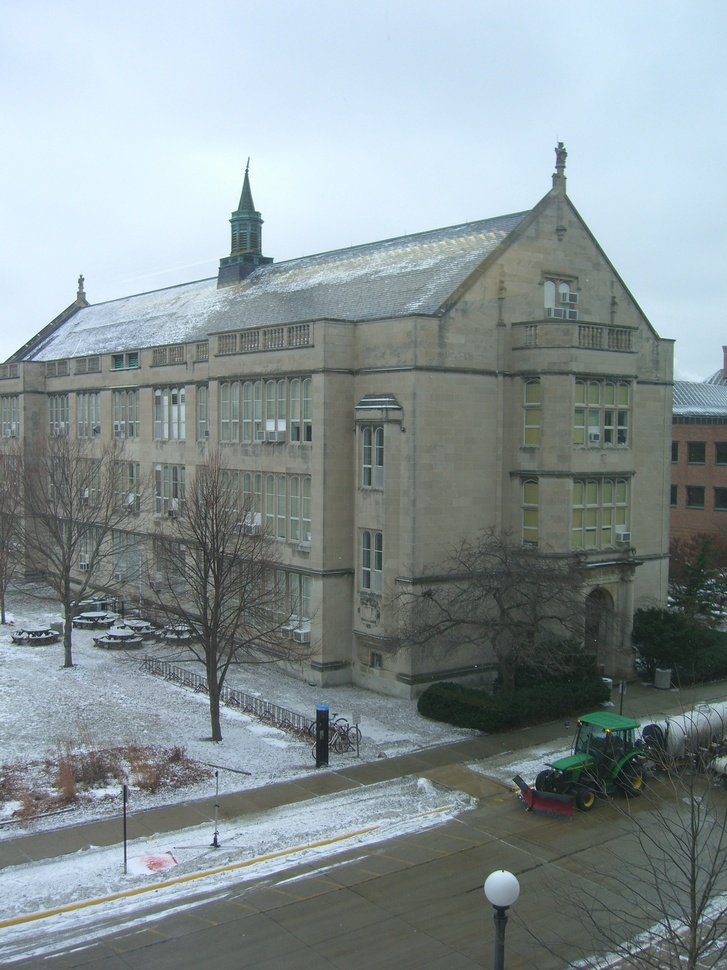
#> input picture HM_1/CIMG6476.JPG, 727 x 970 px, shrunk from 2112 x 2816 before the run, given in place of hotel.seq0.png, which was not available
$ python FeatureTracker.py 3   (older library calls are emulated)
#> lines starting #> are read from the running program, lines starting #| are printed output that depends on the picture; pictures that were not available may be replaced by others from this repository, and a replacement may not be noted
#| (970, 727)
import cv2
import matplotlib.pyplot as plt
import numpy as np
import math
import os
import random
import argparse


def non_max_suppression(img, path_size = 5):

    N_rows, N_cols = img.shape
    suppress = np.zeros(img.shape)

    for i in range(2, N_rows-2):
        for j in range(2, N_cols-2):
            patch = img[i-2:i+3, j-2:j+3]
            if(img[i,j] < np.max(patch)):
                continue
            else:
                suppress[i,j] = img[i,j]

    # plt.subplot(121), plt.imshow(img, cmap="gray"), plt.title("input")
    # plt.subplot(122), plt.imshow(suppress), plt.title("suppress")
    # plt.show()

    return suppress

def harrgetKeypointsis(img, tau = 10000000):

    # gray = cv2.cvtColor(img, cv2.COLOR_BGR2GRAY)
#> called with tau = 10000000
    N_rows, N_cols = img.shape
#> N_rows = 970; N_cols = 727

    sobelx = cv2.Sobel(img,cv2.CV_64F,1,0)
    sobely = cv2.Sobel(img,cv2.CV_64F,0,1)
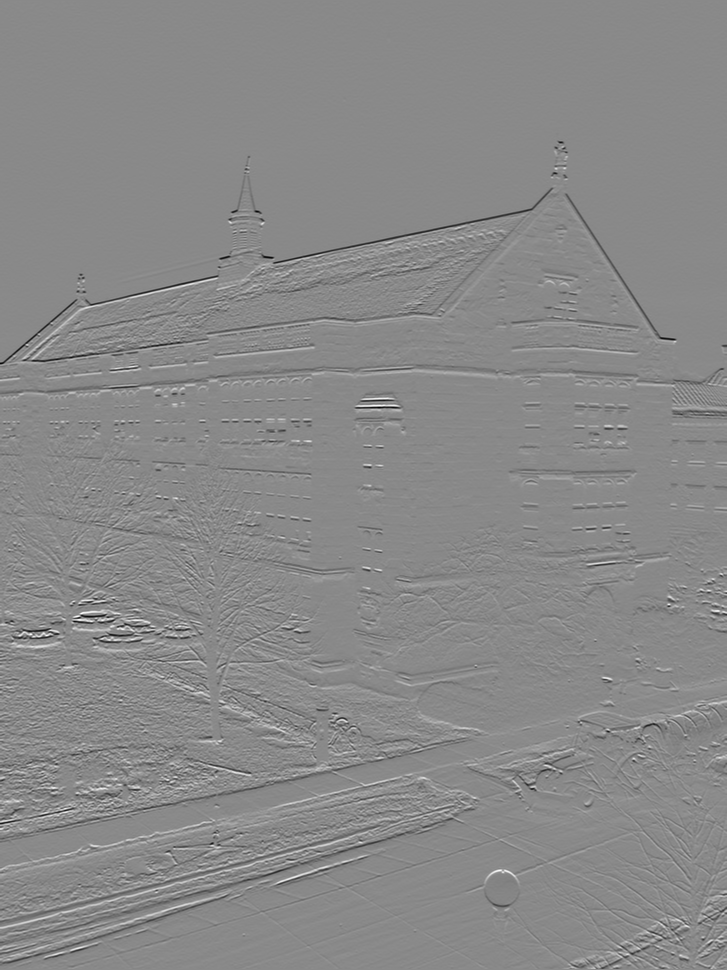
#> sobely: shape (970, 727) float64; min -690, max 590, mean -1.1; drawn with min black and max white
    sigma = 0
    Ixx = cv2.GaussianBlur(sobelx**2, (5, 5), sigma)
    Ixy = cv2.GaussianBlur(sobelx*sobely, (5, 5), sigma)
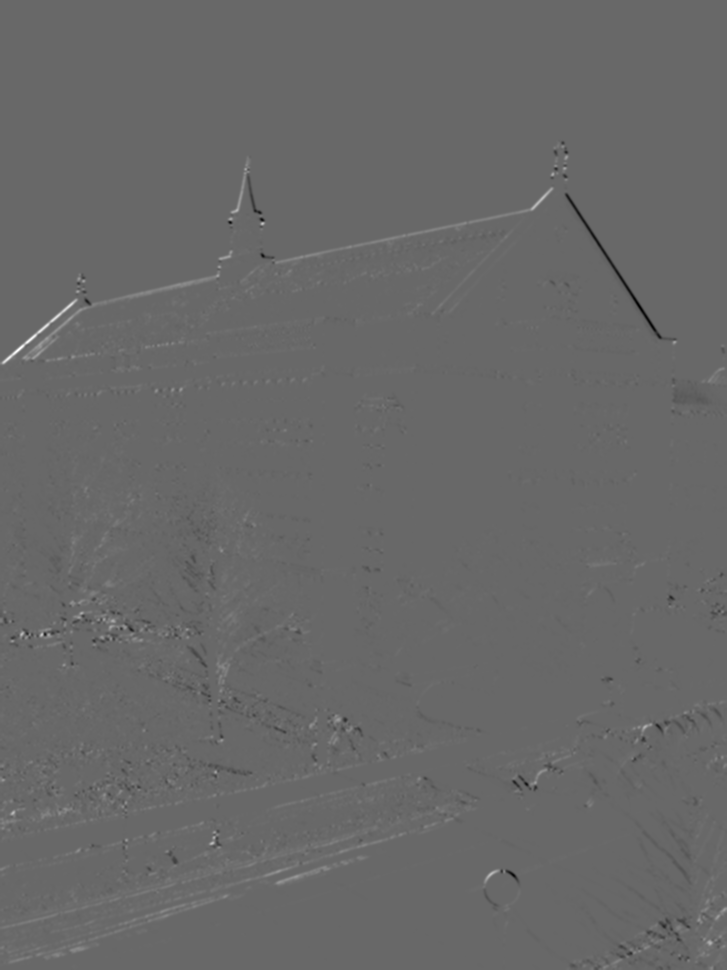
#> Ixy: shape (970, 727) float64; min -82310.1, max 118716.7, mean 184.8; drawn with min black and max white
    Iyy = cv2.GaussianBlur(sobely**2, (5, 5), sigma)
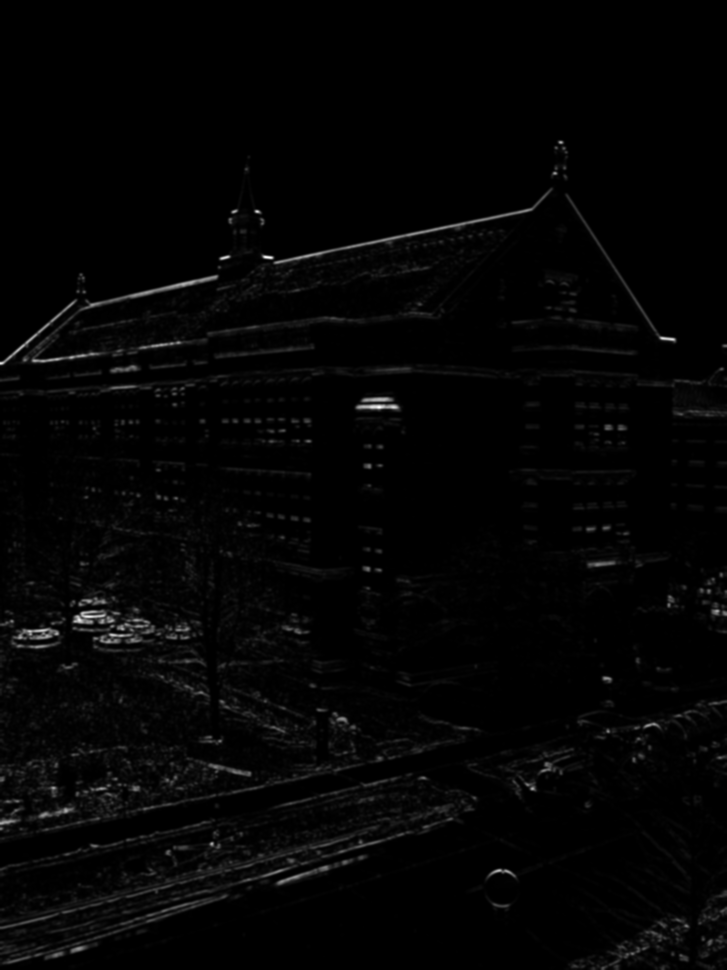
#> Iyy: shape (970, 727) float64; min 0, max 206972.9, mean 3743.3; drawn with min black and max white

    a = 0.05
    # determinant
    detM = Ixx * Iyy - Ixy ** 2
    # trace
    traceM = Ixx + Iyy

    harris_response = detM - a * traceM ** 2
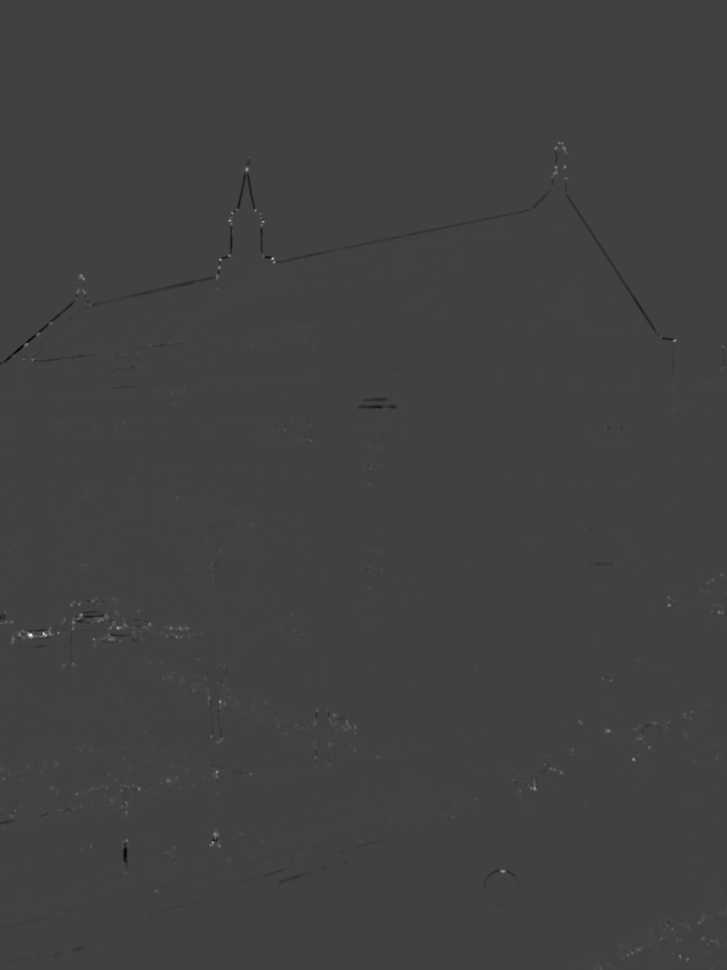
#> harris_response: shape (970, 727) float64; min -2.88e+09, max 8.35e+09, mean 3800457.8; drawn with min black and max white

    for i in range(N_rows):
        for j in range(N_cols):
            if(harris_response[i,j] > -tau and harris_response[i,j]<tau):
                harris_response[i,j] = 0

    harris_response = non_max_suppression(harris_response)

    keyXs = []
    keyYs = []
    for i in range(N_rows):
        for j in range(N_cols):
            if harris_response[i,j] > 0:
                # this is a corner
                keyXs.append(i)
                keyYs.append(j)
#> after the loop, keyXs = 3226 values from 143 to 967
            # elif r < 0:
            #     # this is an edge
            #     img_copy_for_edges[i, j] = [0,255,0]

    plt.subplot(121), plt.imshow(img, cmap="gray"), plt.title("input")
    plt.subplot(122), plt.imshow(img, cmap="gray"), plt.title("corners")
    plt.scatter(keyYs, keyXs, c="r", s=1)
    plt.show()
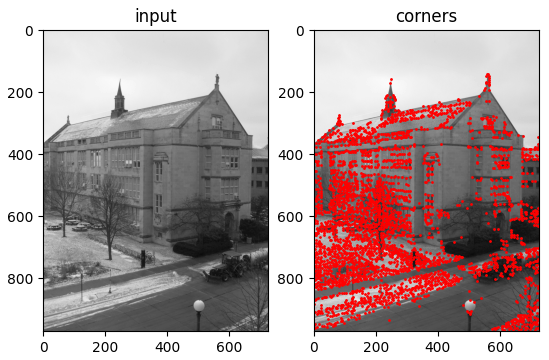
#> figure drawn by matplotlib, 2 panels
    plt.savefig("harrget_Keypointsis.jpg")
    return keyXs, keyYs

def check_out(N_rows, N_cols, x, y):

    patch_size = 15
    offset = 7

    if(x-offset < 0 or x-offset+patch_size >= N_rows or y-offset < 0 or y-offset+patch_size >= N_cols):
        return True

    else:
        return False

def interpolate(img, x, y):
    # input an image and output a 15x15 interpolate patch

    u = x-math.floor(x)
    v = y-math.floor(y)

    # plt.subplot(121), plt.imshow(img[math.floor(x)-7:math.floor(x)+8, math.floor(y)-7:math.floor(y)+8])
    try:
        patch_inter = np.zeros((15, 15))
        for i in range(15):
            for j in range(15):
                p = int(x-7-u+i)
                q = int(y-7-v+j)
                patch_inter[i, j] = (img[p, q]*(1-v) + img[p, q+1]*v) * (1-u)+\
                                    (img[p+1,q]*(1-v)+ img[p+1,q+1]*v) * (u)
        # plt.subplot(122), plt.imshow(patch_inter)
        # plt.show()
        return patch_inter
    except:
        return None

def predictTranslationAll(keyXs, keyYs, im0, im1):

    print("{} points to track".format(len(keyXs)))

    N_rows, N_cols = im0.shape

    # blur with Gaussian
    im0 = cv2.GaussianBlur(im0, (5, 5), 0)
    im1 = cv2.GaussianBlur(im1, (5, 5), 0)

    W_size = 15
    offset = (W_size-1)//2

    sobelx = cv2.Sobel(im0,cv2.CV_64F,1,0)
    sobely = cv2.Sobel(im0,cv2.CV_64F,0,1)

    newXs, newYs = np.copy(keyXs).astype(float), np.copy(keyYs).astype(float)
    out_point = []
    outXs = []
    outYs = []

    iter_max = 30

    for i in range(len(keyXs)):
        x = int(keyXs[i])
        y = int(keyYs[i])

        patch_Ix = sobelx[x-offset:x+offset+1, y-offset:y+offset+1]
        patch_Iy = sobely[x-offset:x+offset+1, y-offset:y+offset+1]
        A = np.array([[np.sum(patch_Ix * patch_Ix), np.sum(patch_Ix * patch_Iy)], [np.sum(patch_Ix * patch_Iy), np.sum(patch_Iy * patch_Iy)]])
        for j in range(iter_max):
            _x = newXs[i]
            _y = newYs[i]

            if(check_out(N_rows, N_cols, _x, _y)):
                out_point.append(i)
                break
            patch_next = interpolate(im1, _x, _y)
            patch_now = im0[x-offset:x+offset+1, y-offset:y+offset+1]
            patch_It = patch_next - patch_now
            b =  -1* np.array([[np.sum(patch_Ix*patch_It)],[np.sum(patch_Iy*patch_It)]])
            solution = np.linalg.solve(A, b)

            u = solution[1]
            v = solution[0]

            newXs[i] = newXs[i] + u
            newYs[i] = newYs[i] + v

            if np.sqrt(u**2+ v**2) <= 0.01:
                break

    for i in range(len(out_point)-1, -1, -1):
        pop_index = out_point[i]
        print("move out:", pop_index)
        outXs.append(newXs[pop_index])
        outYs.append(newYs[pop_index])

        newXs = np.delete(newXs, pop_index)
        newYs = np.delete(newYs, pop_index)

    return newXs, newYs, outXs, outYs


if __name__ == "__main__":

    parser = argparse.ArgumentParser(description='track_num')
    parser.add_argument('track_num', type=int, help='input track_num', default=20)
    args = parser.parse_args()

    # task a

    img_src = r"images\hotel.seq0.png"
    img = cv2.imread(img_src, 0)
    print(img.shape)
    keyXs, keyYs = harrgetKeypointsis(img)
#> keyXs = 3226 values from 143 to 967; keyYs = 3226 values, max 724 at index 520, min 2 at index 1834, mean 281

    if(args.track_num > len(keyXs)):
        print("Too many points to track!")

    # task b
    else:

        im1 = cv2.imread(r"images\hotel.seq1.png", 0)
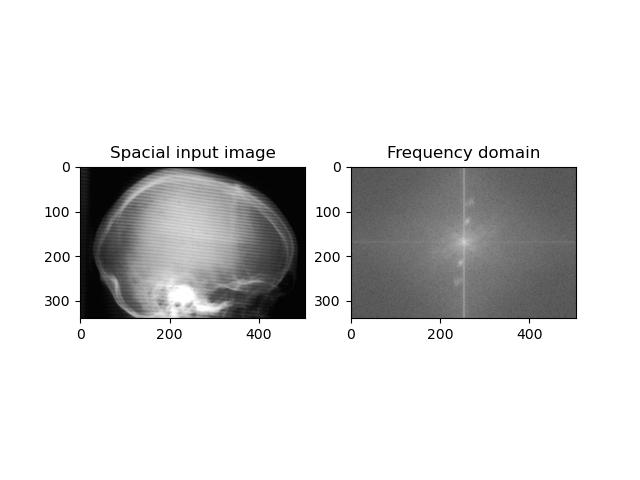
#> input picture HM_2/Problem1/images/Spacial&Frequencial_1.jpg, 640 x 480 px, given in place of hotel.seq1.png, which was not available
#> im1 is the input picture: shape (480, 640); min 0, max 255, mean 219

        random_index = random.sample(range(len(keyXs)), args.track_num)
#> random_index = [1577, 3104, 1722]
        print(random_index)
#| [1577, 3104, 1722]

        StartXs = [keyXs[i] for i in random_index]
#> StartXs = [627, 919, 658]
        StartYs = [keyYs[i] for i in random_index]
#> StartYs = [134, 690, 187]

        plt.subplot(121)
        plt.imshow(img, cmap="gray"), plt.title("1 step")
        plt.scatter(StartYs, StartXs, s=6, c='w', marker='o', edgecolors='g')
        newXs, newYs, outXs, outYs= predictTranslationAll(StartXs, StartYs, img, im1)
#| 3 points to track
#> in predictTranslationAll, `im1 = cv2.GaussianBlur(im1, (5, 5), 0)`:
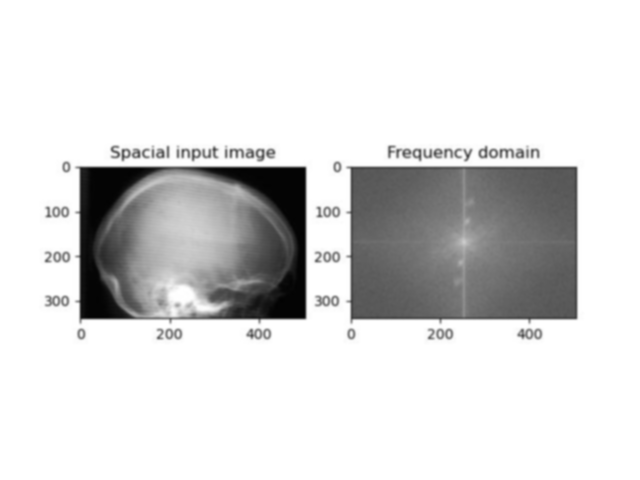
#> im1: shape (480, 640); min 2, max 255, mean 219
#> in predictTranslationAll, `newXs, newYs = np.copy(keyXs).astype(float), np.copy(keyYs).astype(flo..`: newXs = [627, 919, 658]; newYs = [134, 690, 187]
#> the loop in predictTranslationAll, `for i in range(len(keyXs)):` made 1 pass
#> (x, y, A) on pass 1: (627, 134, [[643325, -392613], [-392613, 3811897]])
#> after the loop in predictTranslationAll, `for i in range(len(keyXs)):`: out_point = []
#> (the run stopped early here; a loop or call above may not have finished)
